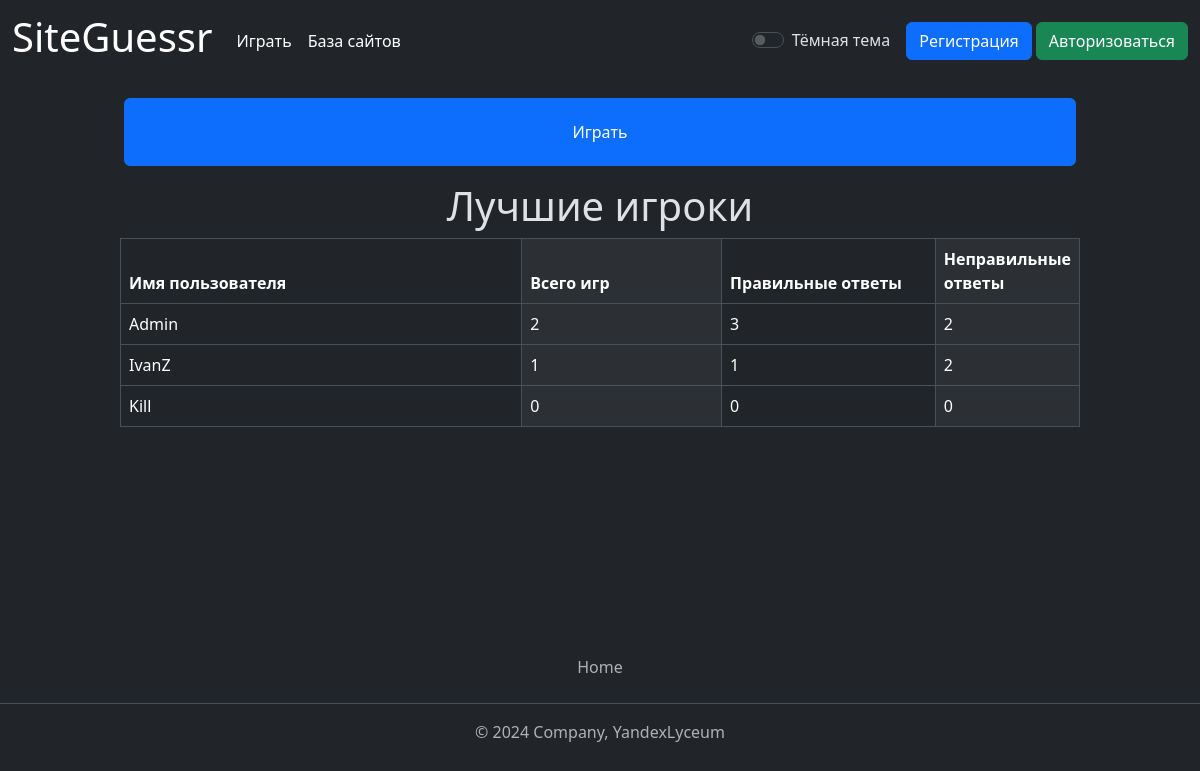
Before: / with the older database file.
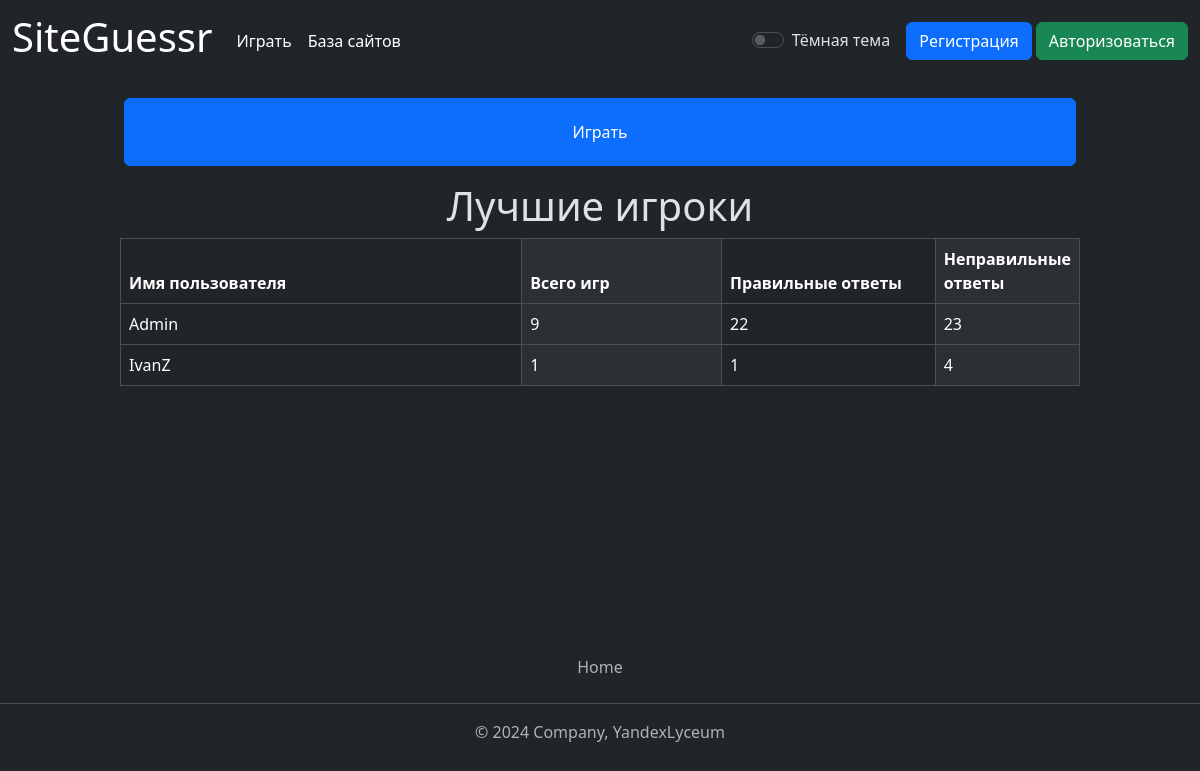
After: the same page with the newer database file.
### data/users.py (models this page shows, shortened)
class User(SqlAlchemyBase, UserMixin, SerializerMixin):
    __tablename__ = 'user'
    id = sqlalchemy.Column(sqlalchemy.Integer,
                           primary_key=True, autoincrement=True)
    login = sqlalchemy.Column(sqlalchemy.String, unique=True, nullable=True)
    description = sqlalchemy.Column(sqlalchemy.String)  # описание
    role = sqlalchemy.Column(sqlalchemy.String, nullable=True, default="newbie")  # роль
    banned = sqlalchemy.Column(sqlalchemy.Boolean, nullable=True, default=False)  # бан
    created_date = sqlalchemy.Column(sqlalchemy.DateTime)
    modified_date = sqlalchemy.Column(sqlalchemy.DateTime)
    hashed_password = sqlalchemy.Column(sqlalchemy.String, nullable=True)
    statistic = orm.relationship("Statistic", back_populates='user', uselist=False)
    games = orm.relationship("Game", back_populates='user')
    website = orm.relationship("Website", back_populates='user')

### data/statistics.py (models this page shows)
class Statistic(SqlAlchemyBase, UserMixin, SerializerMixin):
    __tablename__ = 'statistic'
    id = sqlalchemy.Column(sqlalchemy.Integer,
                           primary_key=True, autoincrement=True)
    user_id = sqlalchemy.Column(sqlalchemy.Integer, sqlalchemy.ForeignKey("user.id"), nullable=True, unique=True)
    total_games = sqlalchemy.Column(sqlalchemy.Integer, nullable=True, default=0)  # общее количество сыгранных игр
    correct_answers = sqlalchemy.Column(sqlalchemy.Integer, nullable=True, default=0)  # количество правильных ответов
    wrong_answers = sqlalchemy.Column(sqlalchemy.Integer, nullable=True, default=0)  # количество неправильных ответов
    average_score = sqlalchemy.Column(sqlalchemy.Integer, nullable=True, default=0)  # средний балл за игру
    best_score = sqlalchemy.Column(sqlalchemy.Integer, nullable=True, default=0)  # лучший счёт
    user = orm.relationship('User')

### main.py (the view)
@app.route("/")
def index():
    db_sess = db_session.create_session()
    params = {"title": "Лучшие игроки",
              "users": [user for user in
                        db_sess.query(User).join(Statistic).filter(User.banned == 0).order_by(
                            desc(Statistic.correct_answers), desc(User.login)).limit(10).all()]}
    return render_template("index.html", **params)

### data/db_session.py (called while the page is built)
def create_session() -> Session:
    global __factory
    return __factory()

### templates/index.html (shortened to what this page needs)
<div class="main-body">
    <div class="row" style="height: 100px">
        <a href="/game_menu" class="h-100 p-3">
            <button class="btn btn-primary w-100 h-100">
                Играть
            </button>
        </a>
    </div>
    <div class="row">
        <h1 class="text-center">Лучшие игроки</h1>
        <div class="container">
            <table class="table table-striped-columns table-bordered ">
                <thead>
                <tr class="">
                    <th class="col-6" scope="col">Имя пользователя</th>
                    <th class="col-3" scope="col">Всего игр</th>
                    <th class="col-3" scope="col">Правильные ответы</th>
                    <th class="col-3" scope="col">Неправильные ответы</th>
                </tr>
                </thead>
                <tbody>
                <tr class="">
                    <td><% user.login %></td>
                    <td><% user.statistic.total_games %></td>
                    <td><% user.statistic.correct_answers %></td>
                    <td><% user.statistic.wrong_answers %></td>
                </tr>
                </tbody>
            </table>
        </div>
    </div>
</div>

### templates/base.html (shortened to what this page needs)
<!DOCTYPE html>
<html lang="ru" data-bs-theme="dark">
<head>
    <link href="https://cdn.jsdelivr.net/npm/bootstrap@5.3.2/dist/css/bootstrap.min.css" rel="stylesheet"
>
    <link rel="stylesheet" type="text/css" href=<% url_for(
    'static', filename='css/style.css') %> />
</head>
<body class="d-flex flex-column min-vh-100">
<header>
    <nav class="navbar navbar-expand">
        <div class="container-fluid">
            <a class="navbar-brand" href="/"><h1> SiteGuessr </h1></a>
            <div class="collapse navbar-collapse" id="navbarNav">
                <ul class="navbar-nav">
                    <li class="nav-item">
                        <a class="nav-link active" aria-current="page" href="/game_menu">Играть</a>
                    </li>
                </ul>
                <ul class="navbar-nav">
                    <li class="nav-item">
                        <a href="/websites" class="nav-link active" aria-current="page">База сайтов</a>
                    </li>
                </ul>
            </div>
            <div class="form-check form-switch px-3">
                <input class="form-check-input" type="checkbox" role="switch" id="btnSwitch">
                <label class="form-check-label" for="btnSwitch">Тёмная тема</label>
            </div>
            <div class="row">
                <div class="d-grid gap-2 d-md-block">
                    <a class="btn btn-primary" href="/register">Регистрация</a>
                    <a class="btn btn-success" href="/login">Авторизоваться</a>
                </div>
            </div>
        </div>
    </nav>
</header>
<footer class="py-3 my-4 mt-auto">
    <ul class="nav justify-content-center border-bottom pb-3 mb-3">
        <li class="nav-item"><a href="/" class="nav-link px-2 text-muted">Home</a></li>
    </ul>
    <p class="text-center text-muted">© 2024 Company, YandexLyceum</p>
</footer>
</body>
</html>

### static/css/style.css (style rules this page uses)
.main-body { margin-left: 10%; margin-right: 10%; }

Changed rows visible on the page:
no longer on this page (row edited): User: login "Kill", statistic.total_games "0", statistic.correct_answers "0", statistic.wrong_answers "0"
changed User "Admin": statistic.total_games "2" → "9"; statistic.correct_answers "3" → "22"; statistic.wrong_answers "2" → "23"
changed User "IvanZ": statistic.wrong_answers "2" → "4"
